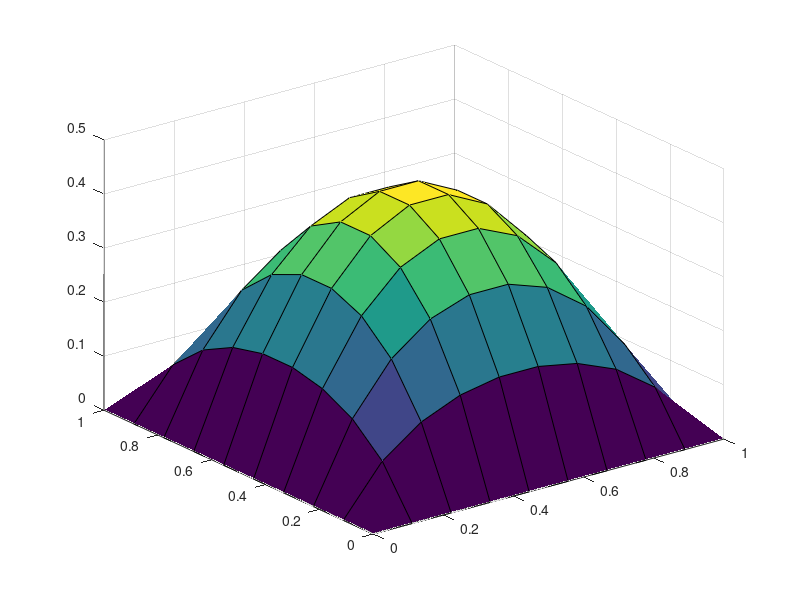

Here is the MATLAB script that generated this plot:
% Solution to elliptic equation Laplacian u = f, u = g on bdry
function Elliptic()
clc
close all
clear all
M = 10;
N = M*M;

nx = M;
nt = M;
ax = 0;
bx = 1;
at = 0;
bt = 1;
x = linspace (ax, bx, nx);
t = linspace (at, bt, nt);
dt = (bt-at)/(nt-1);
h = (bx -ax)/(nx -1);

f = (-6)*ones(N,N);
g = 0;

A = zeros(N,N);
b = zeros(N,1);

for n=1:N
	j = floor((n-1)/M) + 1;
	i = rem((n-1), M) + 1;
	if(i==1 | i==M | j==1 | j==M)
		A(n,n) = 1;
		b(n,1) = g;
	else
		A(n,n) = 4;
		A(n,n-1) = -1;
		A(n,n+1) = -1;
		A(n, (j-2)*M + i) = -1;
		A(n, j*M + i) = -1;
		
		b(n,1) = (-1)*h*h*f(i,j);
	end
end

w = A \ b;
v = zeros(M,M);
for n = 1:N
	j = floor((n-1)/M) + 1;
	i = rem((n-1), M) + 1;
	v(i,j) = w(n,1);	
end

surf(x,t,v'); 	% Had to take transpose of v since:
		% x = x(i), y = y(j); r = r(i,j)
		% We have to plot the tuples (x(i),y(j),r(i,j)) in R^3
		% plot3(x,y,r') or surf(x,y,r') gives the desired result

